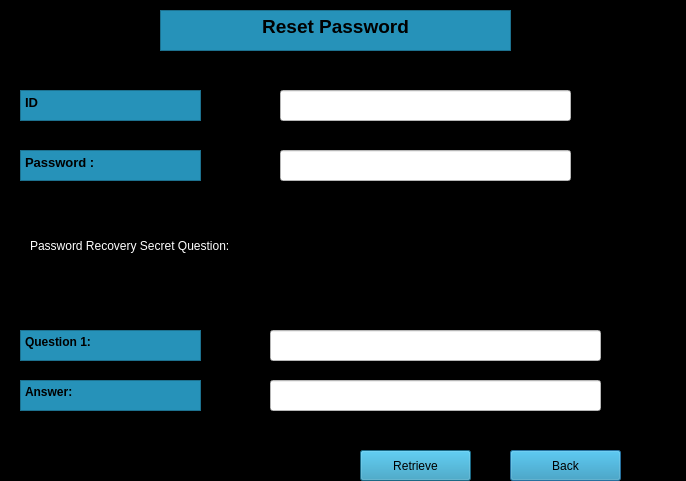
<?xml version="1.0" encoding="UTF-8"?>
<ui version="4.0">
 <class>Dialog</class>
 <widget class="QDialog" name="Dialog">
  <property name="geometry">
   <rect>
    <x>0</x>
    <y>0</y>
    <width>686</width>
    <height>481</height>
   </rect>
  </property>
  <property name="windowTitle">
   <string>Userlogin </string>
  </property>
  <property name="styleSheet">
   <string notr="true">background-color: rgb(0, 0, 0);
</string>
  </property>
  <widget class="QFrame" name="frame">
   <property name="geometry">
    <rect>
     <x>0</x>
     <y>0</y>
     <width>681</width>
     <height>511</height>
    </rect>
   </property>
   <property name="frameShape">
    <enum>QFrame::StyledPanel</enum>
   </property>
   <property name="frameShadow">
    <enum>QFrame::Raised</enum>
   </property>
   <widget class="QTextEdit" name="textEdit">
    <property name="geometry">
     <rect>
      <x>160</x>
      <y>10</y>
      <width>351</width>
      <height>41</height>
     </rect>
    </property>
    <property name="styleSheet">
     <string notr="true">background-color: rgb(38, 146, 185);</string>
    </property>
    <property name="html">
     <string>&lt;!DOCTYPE HTML PUBLIC &quot;-//W3C//DTD HTML 4.0//EN&quot; &quot;http://www.w3.org/TR/REC-html40/strict.dtd&quot;&gt;
&lt;html&gt;&lt;head&gt;&lt;meta name=&quot;qrichtext&quot; content=&quot;1&quot; /&gt;&lt;meta charset=&quot;utf-8&quot; /&gt;&lt;style type=&quot;text/css&quot;&gt;
p, li { white-space: pre-wrap; }
hr { height: 1px; border-width: 0; }
li.unchecked::marker { content: &quot;\2610&quot;; }
li.checked::marker { content: &quot;\2612&quot;; }
&lt;/style&gt;&lt;/head&gt;&lt;body style=&quot; font-family:'Segoe UI'; font-size:9pt; font-weight:400; font-style:normal;&quot;&gt;
&lt;p align=&quot;center&quot; style=&quot; margin-top:0px; margin-bottom:0px; margin-left:0px; margin-right:0px; -qt-block-indent:0; text-indent:0px;&quot;&gt;&lt;span style=&quot; font-family:'MS Shell Dlg 2'; font-size:14pt; font-weight:600;&quot;&gt;Reset Password&lt;/span&gt;&lt;/p&gt;&lt;/body&gt;&lt;/html&gt;</string>
    </property>
   </widget>
   <widget class="QTextEdit" name="textEdit_4">
    <property name="geometry">
     <rect>
      <x>20</x>
      <y>150</y>
      <width>181</width>
      <height>31</height>
     </rect>
    </property>
    <property name="styleSheet">
     <string notr="true">background-color: rgb(38, 146, 185);</string>
    </property>
    <property name="html">
     <string>&lt;!DOCTYPE HTML PUBLIC &quot;-//W3C//DTD HTML 4.0//EN&quot; &quot;http://www.w3.org/TR/REC-html40/strict.dtd&quot;&gt;
&lt;html&gt;&lt;head&gt;&lt;meta name=&quot;qrichtext&quot; content=&quot;1&quot; /&gt;&lt;meta charset=&quot;utf-8&quot; /&gt;&lt;style type=&quot;text/css&quot;&gt;
p, li { white-space: pre-wrap; }
hr { height: 1px; border-width: 0; }
li.unchecked::marker { content: &quot;\2610&quot;; }
li.checked::marker { content: &quot;\2612&quot;; }
&lt;/style&gt;&lt;/head&gt;&lt;body style=&quot; font-family:'Segoe UI'; font-size:9pt; font-weight:400; font-style:normal;&quot;&gt;
&lt;p style=&quot; margin-top:0px; margin-bottom:0px; margin-left:0px; margin-right:0px; -qt-block-indent:0; text-indent:0px;&quot;&gt;&lt;span style=&quot; font-family:'MS Shell Dlg 2'; font-size:10pt; font-weight:600;&quot;&gt;Password :&lt;/span&gt;&lt;/p&gt;&lt;/body&gt;&lt;/html&gt;</string>
    </property>
   </widget>
   <widget class="QLineEdit" name="lineEdit">
    <property name="geometry">
     <rect>
      <x>280</x>
      <y>150</y>
      <width>291</width>
      <height>31</height>
     </rect>
    </property>
    <property name="styleSheet">
     <string notr="true">background-color: rgb(255, 255, 255);</string>
    </property>
   </widget>
   <widget class="QLabel" name="label">
    <property name="geometry">
     <rect>
      <x>30</x>
      <y>230</y>
      <width>281</width>
      <height>31</height>
     </rect>
    </property>
    <property name="styleSheet">
     <string notr="true">font: 75 10pt &quot;MS Shell Dlg 2&quot;;
font: 75 10pt &quot;MS Shell Dlg 2&quot;;
color: rgb(255, 255, 255);</string>
    </property>
    <property name="text">
     <string>Password Recovery Secret Question:</string>
    </property>
   </widget>
   <widget class="QTextEdit" name="textEdit_5">
    <property name="geometry">
     <rect>
      <x>20</x>
      <y>330</y>
      <width>181</width>
      <height>31</height>
     </rect>
    </property>
    <property name="styleSheet">
     <string notr="true">background-color: rgb(38, 146, 185);</string>
    </property>
    <property name="html">
     <string>&lt;!DOCTYPE HTML PUBLIC &quot;-//W3C//DTD HTML 4.0//EN&quot; &quot;http://www.w3.org/TR/REC-html40/strict.dtd&quot;&gt;
&lt;html&gt;&lt;head&gt;&lt;meta name=&quot;qrichtext&quot; content=&quot;1&quot; /&gt;&lt;meta charset=&quot;utf-8&quot; /&gt;&lt;style type=&quot;text/css&quot;&gt;
p, li { white-space: pre-wrap; }
hr { height: 1px; border-width: 0; }
li.unchecked::marker { content: &quot;\2610&quot;; }
li.checked::marker { content: &quot;\2612&quot;; }
&lt;/style&gt;&lt;/head&gt;&lt;body style=&quot; font-family:'Segoe UI'; font-size:9pt; font-weight:400; font-style:normal;&quot;&gt;
&lt;p style=&quot; margin-top:0px; margin-bottom:0px; margin-left:0px; margin-right:0px; -qt-block-indent:0; text-indent:0px;&quot;&gt;&lt;span style=&quot; font-family:'MS Shell Dlg 2'; font-weight:600;&quot;&gt;Question 1:&lt;/span&gt;&lt;/p&gt;&lt;/body&gt;&lt;/html&gt;</string>
    </property>
   </widget>
   <widget class="QTextEdit" name="textEdit_6">
    <property name="geometry">
     <rect>
      <x>20</x>
      <y>380</y>
      <width>181</width>
      <height>31</height>
     </rect>
    </property>
    <property name="styleSheet">
     <string notr="true">background-color: rgb(38, 146, 185);</string>
    </property>
    <property name="html">
     <string>&lt;!DOCTYPE HTML PUBLIC &quot;-//W3C//DTD HTML 4.0//EN&quot; &quot;http://www.w3.org/TR/REC-html40/strict.dtd&quot;&gt;
&lt;html&gt;&lt;head&gt;&lt;meta name=&quot;qrichtext&quot; content=&quot;1&quot; /&gt;&lt;meta charset=&quot;utf-8&quot; /&gt;&lt;style type=&quot;text/css&quot;&gt;
p, li { white-space: pre-wrap; }
hr { height: 1px; border-width: 0; }
li.unchecked::marker { content: &quot;\2610&quot;; }
li.checked::marker { content: &quot;\2612&quot;; }
&lt;/style&gt;&lt;/head&gt;&lt;body style=&quot; font-family:'Segoe UI'; font-size:9pt; font-weight:400; font-style:normal;&quot;&gt;
&lt;p style=&quot; margin-top:0px; margin-bottom:0px; margin-left:0px; margin-right:0px; -qt-block-indent:0; text-indent:0px;&quot;&gt;&lt;span style=&quot; font-family:'MS Shell Dlg 2'; font-weight:600;&quot;&gt;Answer:&lt;/span&gt;&lt;/p&gt;&lt;/body&gt;&lt;/html&gt;</string>
    </property>
   </widget>
   <widget class="QLineEdit" name="lineEdit_4">
    <property name="geometry">
     <rect>
      <x>270</x>
      <y>380</y>
      <width>331</width>
      <height>31</height>
     </rect>
    </property>
    <property name="styleSheet">
     <string notr="true">background-color: rgb(255, 255, 255);</string>
    </property>
   </widget>
   <widget class="QPushButton" name="pushButton">
    <property name="geometry">
     <rect>
      <x>510</x>
      <y>450</y>
      <width>111</width>
      <height>31</height>
     </rect>
    </property>
    <property name="styleSheet">
     <string notr="true">background-color: rgb(38, 146, 185);</string>
    </property>
    <property name="text">
     <string>Back</string>
    </property>
   </widget>
   <widget class="QPushButton" name="pushButton_2">
    <property name="geometry">
     <rect>
      <x>360</x>
      <y>450</y>
      <width>111</width>
      <height>31</height>
     </rect>
    </property>
    <property name="styleSheet">
     <string notr="true">background-color: rgb(38, 146, 185);</string>
    </property>
    <property name="text">
     <string>Retrieve</string>
    </property>
   </widget>
   <widget class="QTextEdit" name="textEdit_2">
    <property name="geometry">
     <rect>
      <x>20</x>
      <y>90</y>
      <width>181</width>
      <height>31</height>
     </rect>
    </property>
    <property name="styleSheet">
     <string notr="true">background-color: rgb(38, 146, 185);</string>
    </property>
    <property name="html">
     <string>&lt;!DOCTYPE HTML PUBLIC &quot;-//W3C//DTD HTML 4.0//EN&quot; &quot;http://www.w3.org/TR/REC-html40/strict.dtd&quot;&gt;
&lt;html&gt;&lt;head&gt;&lt;meta name=&quot;qrichtext&quot; content=&quot;1&quot; /&gt;&lt;meta charset=&quot;utf-8&quot; /&gt;&lt;style type=&quot;text/css&quot;&gt;
p, li { white-space: pre-wrap; }
hr { height: 1px; border-width: 0; }
li.unchecked::marker { content: &quot;\2610&quot;; }
li.checked::marker { content: &quot;\2612&quot;; }
&lt;/style&gt;&lt;/head&gt;&lt;body style=&quot; font-family:'Segoe UI'; font-size:9pt; font-weight:400; font-style:normal;&quot;&gt;
&lt;p style=&quot; margin-top:0px; margin-bottom:0px; margin-left:0px; margin-right:0px; -qt-block-indent:0; text-indent:0px;&quot;&gt;&lt;span style=&quot; font-family:'MS Shell Dlg 2'; font-size:10pt; font-weight:600;&quot;&gt;ID&lt;/span&gt;&lt;/p&gt;&lt;/body&gt;&lt;/html&gt;</string>
    </property>
   </widget>
   <widget class="QLineEdit" name="lineEdit_3">
    <property name="geometry">
     <rect>
      <x>280</x>
      <y>90</y>
      <width>291</width>
      <height>31</height>
     </rect>
    </property>
    <property name="styleSheet">
     <string notr="true">background-color: rgb(255, 255, 255);</string>
    </property>
   </widget>
   <widget class="QLineEdit" name="lineEdit_5">
    <property name="geometry">
     <rect>
      <x>270</x>
      <y>330</y>
      <width>331</width>
      <height>31</height>
     </rect>
    </property>
    <property name="styleSheet">
     <string notr="true">background-color: rgb(255, 255, 255);</string>
    </property>
   </widget>
  </widget>
 </widget>
 <resources/>
 <connections/>
</ui>
